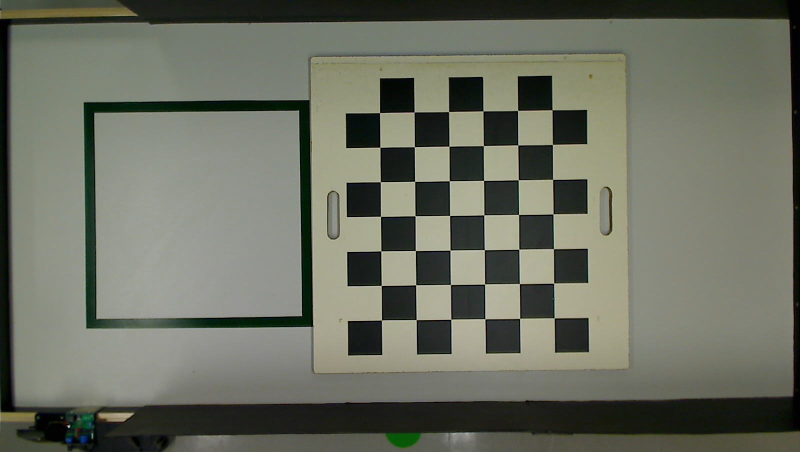
#> input picture scripts/data/calibrations/calibration.jpg, 1600 x 904 px (shown at 1/2 size)
$ python -i square_detection.py   (imports and definitions only)
#> lines starting #> are read from the running program, lines starting #| are printed output that depends on the picture; after the words box and inside, x2 and y2 are one past the last pixel; in counts of white or black regions, pixels touching at a corner belong together
#> further down, picture is the input picture: shape (904, 1600, 3); mean B, G, R 97.6, 110.6, 107.5
import cv2
import numpy as np


class SquareDetection:

    def detect_square(self, image, Debug=False):
        image_copy = image.copy()

        image_canny = self.get_image_canny(image)

        kernel = np.ones((5,5))
        image_dilate = cv2.dilate(image_canny, kernel, iterations=1)
        square_corners = self.get_contours(image_dilate, image_copy)

        if Debug:
            self.show_image(image_copy)

        return square_corners

    def get_image_canny(self, image):
        image_blur = cv2.GaussianBlur(image, (7, 7), 1)
        image_gray = cv2.cvtColor(image_blur, cv2.COLOR_BGR2GRAY)
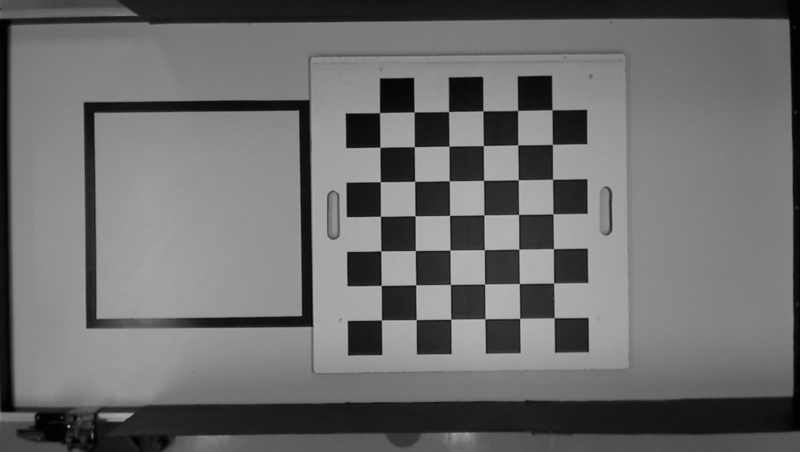
#> image_gray: shape (904, 1600) (shown at 1/2 size); min 1, max 193, mean 108.2
        image_canny = cv2.Canny(image_gray, 90, 90)
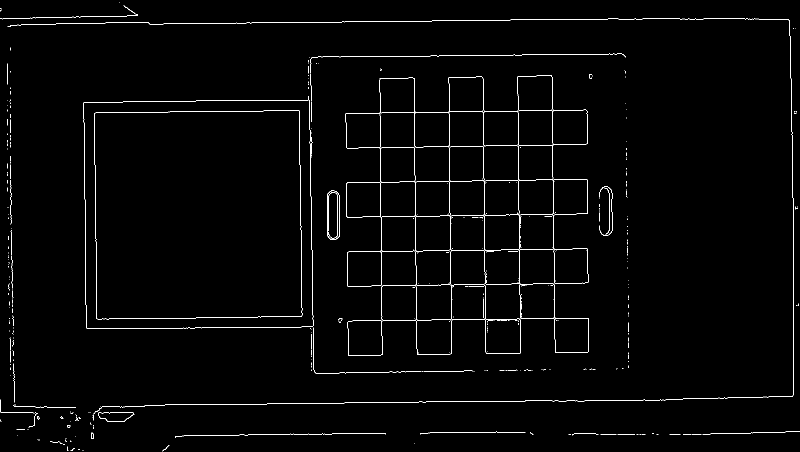
#> image_canny: shape (904, 1600) (shown at 1/2 size); 1.4% white in thin lines or dots
#> in detect_square, `image_dilate = cv2.dilate(image_canny, kernel, iterations=1)`:
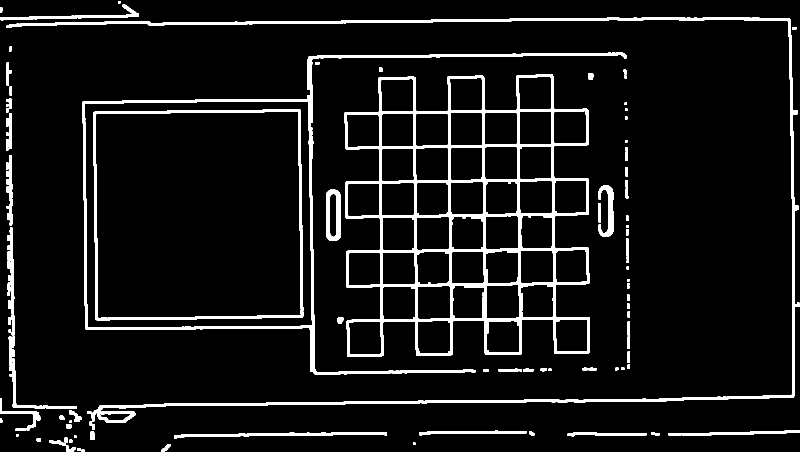
#> image_dilate: shape (904, 1600) (shown at 1/2 size); 7.5% white; 100 white regions
        return image_canny

    def show_image(self, image_output):
        cv2.imshow('square detection', image_output)
        cv2.waitKey(0)
        cv2.destroyAllWindows()

    @staticmethod
    def generate_four_corners(x_position, y_position, width, height):
        corner_a = (x_position + width, y_position)
        corner_b = (x_position + width, y_position + height)
        corner_c = (x_position, y_position + height)
        corner_d = (x_position, y_position)

        return {
            "corner_A": corner_a,
            "corner_B": corner_b,
            "corner_C": corner_c,
            "corner_D": corner_d
        }


    def get_contours(self, image, image_copy):
        if image is None:
            return self.generate_four_corners(0, 0, 0, 0)

        contours, _ = cv2.findContours(image, cv2.RETR_EXTERNAL,
                                       cv2.CHAIN_APPROX_NONE)
#> contours = 99 contours, 16 with area under 20; largest, box (x1, y1, x2, y2) and area: (165, 105, 1253, 749) 214834, (689, 149, 1180, 713) 211713, (13, 35, 1597, 860) 17288, (652, 379, 682, 482) 2820, (348, 864, 774, 877) 1802
        four_corners = {}
        for contour in contours:
            area = cv2.contourArea(contour)
            if area > 200000:
                cv2.drawContours(image_copy, contour, -1, (255, 255, 0), 2)
                perimeter = cv2.arcLength(contour, True)
                approx = cv2.approxPolyDP(contour, 0.02 * perimeter, True)
                x_position, y_position, width, height = cv2.boundingRect(approx)
                four_corners = self.generate_four_corners(x_position, y_position,
                                                          width, height)
                break
#> this loop made 87 passes
#> (area, perimeter, approx, x_position, y_position, width, height) on pass 87: (211713, 3572.9, [[1105, 149], [689, 225], [694, 712], [1179, 705]], 689, 149, 491, 564)
#> area on passes 1, 2, 3, 5, 6, 7: 20, 33, 125.5, 33.5, 39.5, 342
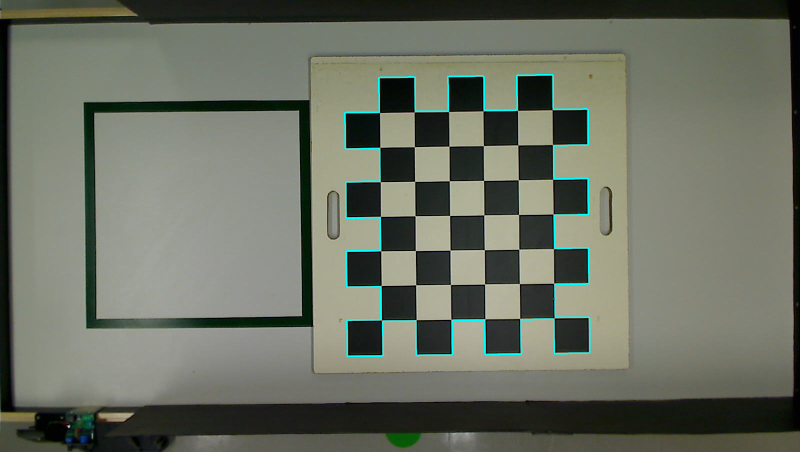
#> image_copy: shape (904, 1600, 3) (shown at 1/2 size); 0.73% of pixels changed, all inside (x1, y1, x2, y2) = (688, 148, 1181, 714)
        return four_corners

>>> import cv2
>>> picture = cv2.imread('../../../scripts/data/calibrations/calibration.jpg')
>>> result = SquareDetection().detect_square(picture)
#> in detect_square, `square_corners = self.get_contours(image_dilate, image_copy)`: square_corners = {'corner_A': (1180, 149), 'corner_B': (1180, 713), 'corner_C': (689, 713), 'corner_D': (689, 149)}
#> result has the same summary as square_corners in detect_square
